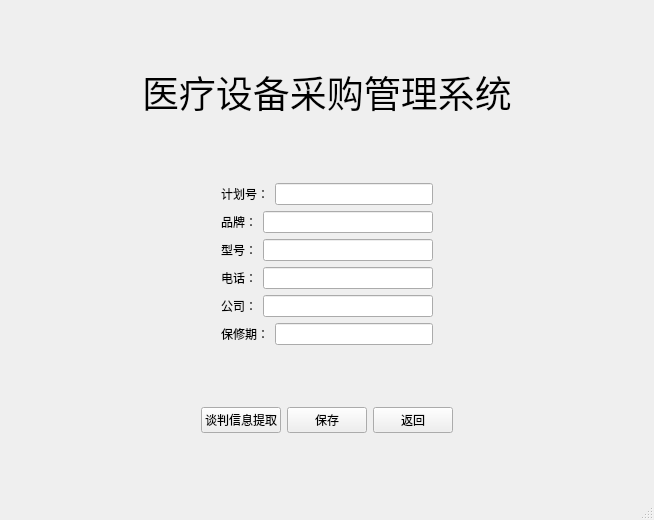
<?xml version="1.0" encoding="UTF-8"?>
<ui version="4.0">
 <class>MainWindow</class>
 <widget class="QMainWindow" name="MainWindow">
  <property name="geometry">
   <rect>
    <x>0</x>
    <y>0</y>
    <width>654</width>
    <height>520</height>
   </rect>
  </property>
  <property name="windowTitle">
   <string>新建采购计划</string>
  </property>
  <widget class="QWidget" name="centralwidget">
   <layout class="QVBoxLayout" name="verticalLayout_2">
    <item>
     <spacer name="verticalSpacer">
      <property name="orientation">
       <enum>Qt::Vertical</enum>
      </property>
      <property name="sizeHint" stdset="0">
       <size>
        <width>20</width>
        <height>40</height>
       </size>
      </property>
     </spacer>
    </item>
    <item>
     <layout class="QHBoxLayout" name="horizontalLayout_8">
      <item>
       <spacer name="horizontalSpacer">
        <property name="orientation">
         <enum>Qt::Horizontal</enum>
        </property>
        <property name="sizeHint" stdset="0">
         <size>
          <width>40</width>
          <height>20</height>
         </size>
        </property>
       </spacer>
      </item>
      <item>
       <widget class="QLabel" name="label">
        <property name="text">
         <string>&lt;html&gt;&lt;head/&gt;&lt;body&gt;&lt;p&gt;&lt;span style=&quot; font-size:28pt;&quot;&gt;医疗设备采购管理系统&lt;/span&gt;&lt;/p&gt;&lt;/body&gt;&lt;/html&gt;</string>
        </property>
       </widget>
      </item>
      <item>
       <spacer name="horizontalSpacer_2">
        <property name="orientation">
         <enum>Qt::Horizontal</enum>
        </property>
        <property name="sizeHint" stdset="0">
         <size>
          <width>40</width>
          <height>20</height>
         </size>
        </property>
       </spacer>
      </item>
     </layout>
    </item>
    <item>
     <spacer name="verticalSpacer_2">
      <property name="orientation">
       <enum>Qt::Vertical</enum>
      </property>
      <property name="sizeHint" stdset="0">
       <size>
        <width>20</width>
        <height>40</height>
       </size>
      </property>
     </spacer>
    </item>
    <item>
     <layout class="QHBoxLayout" name="horizontalLayout_9">
      <item>
       <spacer name="horizontalSpacer_3">
        <property name="orientation">
         <enum>Qt::Horizontal</enum>
        </property>
        <property name="sizeHint" stdset="0">
         <size>
          <width>40</width>
          <height>20</height>
         </size>
        </property>
       </spacer>
      </item>
      <item>
       <layout class="QVBoxLayout" name="verticalLayout">
        <item>
         <layout class="QHBoxLayout" name="horizontalLayout">
          <item>
           <widget class="QLabel" name="label_7">
            <property name="text">
             <string>&lt;html&gt;&lt;head/&gt;&lt;body&gt;&lt;p align=&quot;center&quot;&gt;计划号：&lt;/p&gt;&lt;/body&gt;&lt;/html&gt;</string>
            </property>
           </widget>
          </item>
          <item>
           <widget class="QLineEdit" name="lineEdit_plannum"/>
          </item>
         </layout>
        </item>
        <item>
         <layout class="QHBoxLayout" name="horizontalLayout_2">
          <item>
           <widget class="QLabel" name="label_2">
            <property name="text">
             <string>&lt;html&gt;&lt;head/&gt;&lt;body&gt;&lt;p align=&quot;center&quot;&gt;品牌：&lt;/p&gt;&lt;/body&gt;&lt;/html&gt;</string>
            </property>
           </widget>
          </item>
          <item>
           <widget class="QLineEdit" name="lineEdit_brand"/>
          </item>
         </layout>
        </item>
        <item>
         <layout class="QHBoxLayout" name="horizontalLayout_3">
          <item>
           <widget class="QLabel" name="label_3">
            <property name="text">
             <string>&lt;html&gt;&lt;head/&gt;&lt;body&gt;&lt;p align=&quot;center&quot;&gt;型号：&lt;/p&gt;&lt;/body&gt;&lt;/html&gt;</string>
            </property>
           </widget>
          </item>
          <item>
           <widget class="QLineEdit" name="lineEdit_model"/>
          </item>
         </layout>
        </item>
        <item>
         <layout class="QHBoxLayout" name="horizontalLayout_6">
          <item>
           <widget class="QLabel" name="label_6">
            <property name="text">
             <string>&lt;html&gt;&lt;head/&gt;&lt;body&gt;&lt;p align=&quot;center&quot;&gt;电话：&lt;/p&gt;&lt;/body&gt;&lt;/html&gt;</string>
            </property>
           </widget>
          </item>
          <item>
           <widget class="QLineEdit" name="lineEdit_tel"/>
          </item>
         </layout>
        </item>
        <item>
         <layout class="QHBoxLayout" name="horizontalLayout_5">
          <item>
           <widget class="QLabel" name="label_5">
            <property name="text">
             <string>&lt;html&gt;&lt;head/&gt;&lt;body&gt;&lt;p align=&quot;center&quot;&gt;公司：&lt;/p&gt;&lt;/body&gt;&lt;/html&gt;</string>
            </property>
           </widget>
          </item>
          <item>
           <widget class="QLineEdit" name="lineEdit_co"/>
          </item>
         </layout>
        </item>
        <item>
         <layout class="QHBoxLayout" name="horizontalLayout_4">
          <item>
           <widget class="QLabel" name="label_4">
            <property name="text">
             <string>&lt;html&gt;&lt;head/&gt;&lt;body&gt;&lt;p align=&quot;center&quot;&gt;保修期：&lt;/p&gt;&lt;/body&gt;&lt;/html&gt;</string>
            </property>
           </widget>
          </item>
          <item>
           <widget class="QLineEdit" name="lineEdit_guarantee"/>
          </item>
         </layout>
        </item>
       </layout>
      </item>
      <item>
       <spacer name="horizontalSpacer_4">
        <property name="orientation">
         <enum>Qt::Horizontal</enum>
        </property>
        <property name="sizeHint" stdset="0">
         <size>
          <width>40</width>
          <height>20</height>
         </size>
        </property>
       </spacer>
      </item>
     </layout>
    </item>
    <item>
     <spacer name="verticalSpacer_4">
      <property name="orientation">
       <enum>Qt::Vertical</enum>
      </property>
      <property name="sizeHint" stdset="0">
       <size>
        <width>20</width>
        <height>40</height>
       </size>
      </property>
     </spacer>
    </item>
    <item>
     <layout class="QHBoxLayout" name="horizontalLayout_10">
      <item>
       <spacer name="horizontalSpacer_5">
        <property name="orientation">
         <enum>Qt::Horizontal</enum>
        </property>
        <property name="sizeHint" stdset="0">
         <size>
          <width>40</width>
          <height>20</height>
         </size>
        </property>
       </spacer>
      </item>
      <item>
       <layout class="QHBoxLayout" name="horizontalLayout_7">
        <item>
         <widget class="QPushButton" name="Button_extract">
          <property name="text">
           <string>谈判信息提取</string>
          </property>
         </widget>
        </item>
        <item>
         <widget class="QPushButton" name="Button_save">
          <property name="text">
           <string>保存</string>
          </property>
         </widget>
        </item>
        <item>
         <widget class="QPushButton" name="Button_exit">
          <property name="text">
           <string>返回</string>
          </property>
         </widget>
        </item>
       </layout>
      </item>
      <item>
       <spacer name="horizontalSpacer_6">
        <property name="orientation">
         <enum>Qt::Horizontal</enum>
        </property>
        <property name="sizeHint" stdset="0">
         <size>
          <width>40</width>
          <height>20</height>
         </size>
        </property>
       </spacer>
      </item>
     </layout>
    </item>
    <item>
     <spacer name="verticalSpacer_3">
      <property name="orientation">
       <enum>Qt::Vertical</enum>
      </property>
      <property name="sizeHint" stdset="0">
       <size>
        <width>20</width>
        <height>40</height>
       </size>
      </property>
     </spacer>
    </item>
   </layout>
  </widget>
  <widget class="QMenuBar" name="menubar">
   <property name="geometry">
    <rect>
     <x>0</x>
     <y>0</y>
     <width>654</width>
     <height>22</height>
    </rect>
   </property>
  </widget>
  <widget class="QStatusBar" name="statusbar"/>
 </widget>
 <resources/>
 <connections/>
</ui>
